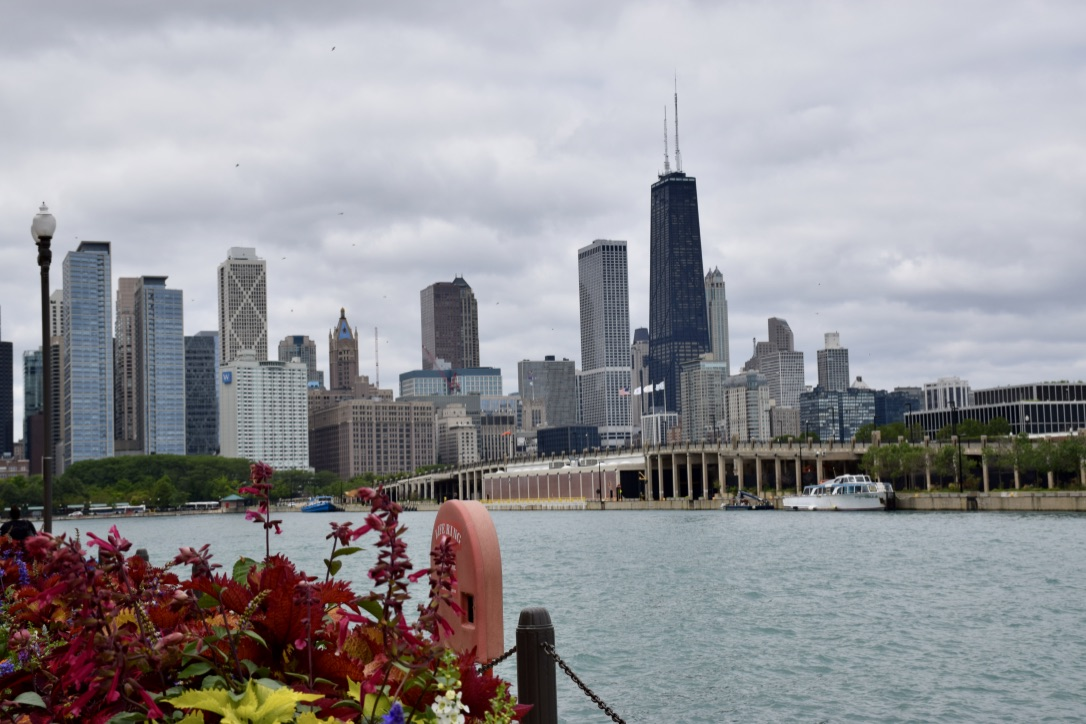
#> input picture python_basic/aaa.jpg, 1086 x 724 px
$ jupyter execute np_scipy_matplotlib.ipynb   (older library calls are emulated)
#> lines starting #> are read from the running program, lines starting #| are printed output that depends on the picture
[cell 1]
def quickSort(arr):
    if len(arr) <= 1:
        return arr
    pivot = arr[len(arr)//2]
    before = [x for x in arr if x < pivot]
    middle = [x for x in arr if x == pivot]
    after = [x for x in arr if x > pivot]
    return quickSort(before) + middle + quickSort(after)

Define a quickSort function

[cell 2]
A = [1,1,3,4,5,8,1,3,2,1,3,6,9]
print(A)

Use an ordinary array A to test the quickSort function

[cell 3]
B = quickSort(A)
print(B)

It seems that the quickSort function works well

[cell 4]
import numpy as np

[cell 5]
C = np.random.rand(50)
print(C)

Define a larger array C and use it to test the quickSort function

[cell 6]
D = quickSort(np.array(C))
print(np.array(D))

It seems that the quickSort function works for a larger array as well.

#### Testing data types of numbers

[cell 7]
x = 3
print(type(x)) # Prints "<class 'int'>"
print(x)       # Prints "3"
print(x + 1)   # Addition; prints "4"
print(x - 1)   # Subtraction; prints "2"
print(x * 2)   # Multiplication; prints "6"
print(x ** 2)  # Exponentiation; prints "9"
x += 1
print(x)  # Prints "4"
x *= 2
print(x)  # Prints "8"
y = 2.5
print(type(y)) # Prints "<class 'float'>"
print(y, y + 1, y * 2, y ** 2) # Prints "2.5 3.5 5.0 6.25"

##### Test booleans

[cell 8]
t = True
f = False
print(type(t)) # Prints "<class 'bool'>"
print(t and f) # Logical AND; prints "False"
print(t or f)  # Logical OR; prints "True"
print(not t)   # Logical NOT; prints "False"
print(t != f)  # Logical XOR; prints "True"

##### Test strings

[cell 9]
hello = 'hello'    # String literals can use single quotes
world = "world"    # or double quotes; it does not matter.
print(hello)       # Prints "hello"
print(len(hello))  # String length; prints "5"
hw = hello + ' ' + world  # String concatenation
print(hw)  # prints "hello world"
hw12 = '%s %s %d' % (hello, world, 12)  # sprintf style string formatting
print(hw12)  # prints "hello world 12"

##### Test string objects:

[cell 10]
s = "hello"
print(s.capitalize())  # Capitalize a string; prints "Hello"
print(s.upper())       # Convert a string to uppercase; prints "HELLO"
print(s.rjust(7))      # Right-justify a string, padding with spaces; prints "  hello"
print(s.center(7))     # Center a string, padding with spaces; prints " hello "
print(s.replace('l', '(ell)'))  # Replace all instances of one substring with another;
                                # prints "he(ell)(ell)o"
print('  world '.strip())  # Strip leading and trailing whitespace; prints "world"
print('   I loved Shaocong, Miranda.  '.strip())
print(s)

##### Testing list:

[cell 11]
xs = [3, 1, 2]    # Create a list
print(xs, xs[2])  # Prints "[3, 1, 2] 2"
print(xs[-1])     # Negative indices count from the end of the list; prints "2"
xs[2] = 'foo'     # Lists can contain elements of different types
print(xs)         # Prints "[3, 1, 'foo']"
xs.append('bar')  # Add a new element to the end of the list
print(xs)         # Prints "[3, 1, 'foo', 'bar']"
x = xs.pop()      # Remove and return the last element of the list
print(x, xs)      # Prints "bar [3, 1, 'foo']"

##### Testing sliding

[cell 12]
nums = list(range(5))     # range is a built-in function that creates a list of integers
print(nums)               # Prints "[0, 1, 2, 3, 4]"
print(nums[2:4])          # Get a slice from index 2 to 4 (exclusive); prints "[2, 3]"
print(nums[2:])           # Get a slice from index 2 to the end; prints "[2, 3, 4]"
print(nums[:2])           # Get a slice from the start to index 2 (exclusive); prints "[0, 1]"
print(nums[:])            # Get a slice of the whole list; prints "[0, 1, 2, 3, 4]"
print(nums[:-1])          # Slice indices can be negative; prints "[0, 1, 2, 3]"
nums[2:4] = [8, 9]        # Assign a new sublist to a slice
print(nums)               # Prints "[0, 1, 8, 9, 4]"

##### Testing loops:

[cell 13]
animals = ['cat', 'dog', 'monkey']
for animal in animals:
    print(animal)
# Prints "cat", "dog", "monkey", each on its own line.

[cell 14]
animals = ['cat', 'dog', 'monkey']
for idx, animal in enumerate(animals):
    print('#%d: %s' % (idx + 1, animal))

##### Creating lists:

[cell 15]
A = list(range(5))
print(A)
squ1 = []
for x in A:
    squ1.append(x**2)
print(squ1)
squ2 = [x**2 for x in A]
print(squ2)
print(squ1 == squ2)
print([x**2 for x in A if x%2])

##### Testing directories:

[cell 16]
d = {'cat': 'cute', 'dog': 'furry'}  # Create a new dictionary with some data
print(d)
print(d['cat'])       # Get an entry from a dictionary; prints "cute"
print('cat' in d)     # Check if a dictionary has a given key; prints "True"
d['fish'] = 'wet'     # Set an entry in a dictionary
print(d['fish'])      # Prints "wet"
# print(d['monkey'])  # KeyError: 'monkey' not a key of d
print(d.get('monkey', 'N/A'))  # Get an element with a default; prints "N/A"
print(d.get('fish', 'N/A'))    # Get an element with a default; prints "wet"
del d['fish']         # Remove an element from a dictionary
print(d.get('fish', 'N/A')) # "fish" is no longer a key; prints "N/A"

[cell 17]
d = {'person': 2, 'cat': 4, 'spider': 8}
for animal in d:
    legs = d[animal]
    print('A %s has %d legs' % (animal, legs))
# Prints "A person has 2 legs", "A cat has 4 legs", "A spider has 8 legs"
for items in d.items():
    print(items)
print(type(set(d.items())))

[cell 18]
d = {'person': 2, 'cat': 4, 'spider': 8}
for animal, legs in d.items():
    print('A %s has %d legs' % (animal, legs))
# Prints "A person has 2 legs", "A cat has 4 legs", "A spider has 8 legs"

[cell 19]
nums = [0, 1, 2, 3, 4]
even_num_to_square = {x: x ** 2 for x in nums if x % 2 == 0}
print(even_num_to_square)  # Prints "{0: 0, 2: 4, 4: 16}"

[cell 20]
animals = {'cat', 'dog'}
print('cat' in animals)   # Check if an element is in a set; prints "True"
print('fish' in animals)  # prints "False"
animals.add('fish')       # Add an element to a set
print('fish' in animals)  # Prints "True"
print(len(animals))       # Number of elements in a set; prints "3"
animals.add('cat')        # Adding an element that is already in the set does nothing
print(len(animals))       # Prints "3"
animals.remove('cat')     # Remove an element from a set
print(len(animals))       # Prints "2"

[cell 21]
print(enumerate(animals))
for idx,animal in enumerate(animals):
    print('#%d, %s' % (idx+1,animal))

[cell 22]
from math import sqrt
nums = {int(sqrt(x)) for x in range(30)}
print(nums)  # Prints "{0, 1, 2, 3, 4, 5}"
num_list = [int(sqrt(x)) for x in range(30)]
print(num_list)

##### Testing tuples:

[cell 23]
d = {(x, x + 1): x for x in range(10)}  # Create a dictionary with tuple keys
t = (5, 6)        # Create a tuple
print(type(t))    # Prints "<class 'tuple'>"
print(d[t])       # Prints "5"
print(d[(1, 2)])  # Prints "1"

#### Test functions:

[cell 24]
def sign(x):
    if x > 0:
        return 'positive'
    elif x < 0:
        return 'negative'
    else:
        return 'zero'

for x in [-1, 0, 1]:
    print(sign(x))
# Prints "negative", "zero", "positive"

[cell 25]
def hello(name, loud=False):
    if loud:
        print('HELLO, %s!' % name.upper())
    else:
        print('Hello, %s' % name)

hello('Bob') # Prints "Hello, Bob"
hello('Fred', loud=True)  # Prints "HELLO, FRED!"

#### Testing classes:

[cell 26]
class Greeter(object):

    # Constructor
    def __init__(self, name):
        self.name = name  # Create an instance variable

    # Instance method
    def greet(self, loud=False):
        if loud:
            print('HELLO, %s!' % self.name.upper())
        else:
            print('Hello, %s' % self.name)

g = Greeter('Fred')  # Construct an instance of the Greeter class
g.greet()            # Call an instance method; prints "Hello, Fred"
g.greet(loud=True)   # Call an instance method; prints "HELLO, FRED!"

### Numpy

Numpy is the core library for scientific computing in Python. It provides a high-performance multidimensional array object, and tools for working with these arrays. If you are already familiar with MATLAB, you might find this tutorial useful to get started with Numpy.

### Arrays

A numpy array is a grid of values, all of the same type, and is indexed by a tuple of nonnegative integers. The number of dimensions is the rank of the array; the shape of an array is a tuple of integers giving the size of the array along each dimension.

[cell 27]
import numpy as np

a = np.array([1, 2, 3])   # Create a rank 1 array
print(type(a))            # Prints "<class 'numpy.ndarray'>"
print(type(a.shape))           # Prints "(3,)"
print(a[0], a[1], a[2])   # Prints "1 2 3"
a[0] = 5                  # Change an element of the array
print(a)                  # Prints "[5, 2, 3]"

b = np.array([[1,2,3],[4,5,6]])    # Create a rank 2 array
print(b.shape)                     # Prints "(2, 3)"
print(b[0, 0], b[0, 1], b[1, 0])   # Prints "1 2 4"

[cell 28]
import numpy as np

a = np.zeros((3,2))   # Create an array of all zeros
print(a)              # Prints "[[ 0.  0.]
                      #          [ 0.  0.]]"

b = np.ones((1,2))    # Create an array of all ones
print(b)              # Prints "[[ 1.  1.]]"

c = np.full((2,2), 7)  # Create a constant array
print(c)               # Prints "[[ 7.  7.]
                       #          [ 7.  7.]]"

d = np.eye(2)         # Create a 2x2 identity matrix
print(d)              # Prints "[[ 1.  0.]
                      #          [ 0.  1.]]"

e = np.random.random((5,4))  # Create an array filled with random values
print(e)                     # Might print "[[ 0.91940167  0.08143941]
                             #               [ 0.68744134  0.87236687]]"

##### Slicing:
###### Similar to Python lists, numpy arrays can be sliced. Since arrays may be multidimensional, you must specify a slice for each dimension of the array:

[cell 29]
import numpy as np

# Create the following rank 2 array with shape (3, 4)
# [[ 1  2  3  4]
#  [ 5  6  7  8]
#  [ 9 10 11 12]]
a = np.array([[1,2,3,4], [5,6,7,8], [9,10,11,12]])
print(a)

# Use slicing to pull out the subarray consisting of the first 2 rows
# and columns 1 and 2; b is the following array of shape (2, 2):
# [[2 3]
#  [6 7]]
b = a[:2, 1:3]
print(b)

# A slice of an array is a view into the same data, so modifying it
# will modify the original array.
print(a[0][1])   # Prints "2"
b[0, 0] = 77     # b[0, 0] is the same piece of data as a[0, 1]
print(a[0, 1])   # Prints "77"

###### You can also mix integer indexing with slice indexing. However, doing so will yield an array of lower rank than the original array. Note that this is quite different from the way that MATLAB handles array slicing:

[cell 30]
import numpy as np

# Create the following rank 2 array with shape (3, 4)
# [[ 1  2  3  4]
#  [ 5  6  7  8]
#  [ 9 10 11 12]]
a = np.array([[1,2,3,4], [5,6,7,8], [9,10,11,12]])

# Two ways of accessing the data in the middle row of the array.
# Mixing integer indexing with slices yields an array of lower rank,
# while using only slices yields an array of the same rank as the
# original array:
row_r1 = a[1, :]    # Rank 1 view of the second row of a
row_r2 = a[1:2, :]  # Rank 2 view of the second row of a
print(row_r1, row_r1.shape)  # Prints "[5 6 7 8] (4,)"
print(row_r2, row_r2.shape)  # Prints "[[5 6 7 8]] (1, 4)"

# We can make the same distinction when accessing columns of an array:
col_r1 = a[:, 1]
col_r2 = a[:, 1:2]
print(col_r1, col_r1.shape)  # Prints "[ 2  6 10] (3,)"
print(col_r2, col_r2.shape)  # Prints "[[ 2]
                             #          [ 6]
                             #          [10]] (3, 1)"

##### Integer array indexing: When you index into numpy arrays using slicing, the resulting array view will always be a subarray of the original array. In contrast, integer array indexing allows you to construct arbitrary arrays using the data from another array. Here is an example:

[cell 31]
import numpy as np

a = np.array([[1,2], [3, 4], [5, 6]])
print(a.shape)

# An example of integer array indexing.
# The returned array will have shape (3,) and
print(a[[0, 1, 2], [0, 1, 0]])  # Prints "[1 4 5]"

# The above example of integer array indexing is equivalent to this:
print(np.array([a[0, 0], a[1, 1], a[2, 0]]))  # Prints "[1 4 5]"

# When using integer array indexing, you can reuse the same
# element from the source array:
print(a[[0, 0], [1, 1]])  # Prints "[2 2]"

# Equivalent to the previous integer array indexing example
print(np.array([a[0, 1], a[0, 1]]))  # Prints "[2 2]"

##### One useful trick with integer array indexing is selecting or mutating one element from each row of a matrix:

[cell 32]
import numpy as np

# Create a new array from which we will select elements
a = np.array([[1,2,3], [4,5,6], [7,8,9], [10, 11, 12]])

print(a)  # prints "array([[ 1,  2,  3],
          #                [ 4,  5,  6],
          #                [ 7,  8,  9],
          #                [10, 11, 12]])"

# Create an array of indices
b = np.array([0, 2, 0, 1])

# Select one element from each row of a using the indices in b
print(a[np.arange(4), b])  # Prints "[ 1  6  7 11]"

# Mutate one element from each row of a using the indices in b
a[np.arange(4), b] += 10

print(a)  # prints "array([[11,  2,  3],
          #                [ 4,  5, 16],
          #                [17,  8,  9],
          #                [10, 21, 12]])

### Boolean array indexing:
##### Boolean array indexing lets you pick out arbitrary elements of an array. Frequently this type of indexing is used to select the elements of an array that satisfy some condition. Here is an example:

[cell 33]
import numpy as np

a = np.array([[1,2], [3, 4], [5, 6]])

bool_idx = (a > 2)   # Find the elements of a that are bigger than 2;
                     # this returns a numpy array of Booleans of the same
                     # shape as a, where each slot of bool_idx tells
                     # whether that element of a is > 2.

print(bool_idx)      # Prints "[[False False]
                     #          [ True  True]
                     #          [ True  True]]"

# We use boolean array indexing to construct a rank 1 array
# consisting of the elements of a corresponding to the True values
# of bool_idx
print(a[bool_idx])  # Prints "[3 4 5 6]"

# We can do all of the above in a single concise statement:
print(a[a > 2])     # Prints "[3 4 5 6]"

### Datatypes

##### Every numpy array is a grid of elements of the same type. Numpy provides a large set of numeric datatypes that you can use to construct arrays. Numpy tries to guess a datatype when you create an array, but functions that construct arrays usually also include an optional argument to explicitly specify the datatype. Here is an example:

[cell 34]
import numpy as np

x = np.array([1, 2])   # Let numpy choose the datatype
print(x.dtype)         # Prints "int64"

x = np.array([1.0, 2.0])   # Let numpy choose the datatype
print(x.dtype)             # Prints "float64"

x = np.array([1, 2], dtype=np.int64)   # Force a particular datatype
print(x.dtype)                         # Prints "int64"

### Array math

##### Basic mathematical functions operate elementwise on arrays, and are available both as operator overloads and as functions in the numpy module:

[cell 35]
import numpy as np

x = np.array([[1,2],[3,4]], dtype=np.float64)
y = np.array([[5,6],[7,8]], dtype=np.float64)

print(x)
print(y)

# Elementwise sum; both produce the array
# [[ 6.0  8.0]
#  [10.0 12.0]]
print(x + y)
print(np.add(x, y))

# Elementwise difference; both produce the array
# [[-4.0 -4.0]
#  [-4.0 -4.0]]
print(x - y)
print(np.subtract(x, y))

# Elementwise product; both produce the array
# [[ 5.0 12.0]
#  [21.0 32.0]]
print(x * y)
print(np.multiply(x, y))

# Elementwise division; both produce the array
# [[ 0.2         0.33333333]
#  [ 0.42857143  0.5       ]]
print(x / y)
print(np.divide(x, y))

# Elementwise square root; produces the array
# [[ 1.          1.41421356]
#  [ 1.73205081  2.        ]]
print(np.sqrt(x))

##### Note that unlike MATLAB, * is elementwise multiplication, not matrix multiplication. We instead use the dot function to compute inner products of vectors, to multiply a vector by a matrix, and to multiply matrices. dot is available both as a function in the numpy module and as an instance method of array objects:

[cell 36]
import numpy as np

x = np.array([[1,2],[3,4]])
y = np.array([[5,6],[7,8]])

print('x=',x)
print('y=',y)

v = np.array([9,10])
w = np.array([11, 12])
print('v=',v)
print('w=',w)

# Inner product of vectors; both produce 219
print(v.dot(w))
print(np.dot(v, w))

# Matrix / vector product; both produce the rank 1 array [29 67]
print(x.dot(v))
print(np.dot(x, v))
print(v.dot(x))
print(v.transpose())

# Matrix / matrix product; both produce the rank 2 array
# [[19 22]
#  [43 50]]
print(x.dot(y))
print(np.dot(x, y))

##### Numpy provides many useful functions for performing computations on arrays; one of the most useful is sum:

[cell 37]
import numpy as np

x = np.array([[1,2],[3,4]])
print('x=',x)

print(np.sum(x))  # Compute sum of all elements; prints "10"
print(np.sum(x, axis=0))  # Compute sum of each column; prints "[4 6]"
print(np.sum(x, axis=1))  # Compute sum of each row; prints "[3 7]"

##### Apart from computing mathematical functions using arrays, we frequently need to reshape or otherwise manipulate data in arrays. The simplest example of this type of operation is transposing a matrix; to transpose a matrix, simply use the T attribute of an array object:

[cell 38]
import numpy as np

x = np.array([[1,2], [3,4]])
print(x)    # Prints "[[1 2]
            #          [3 4]]"
print(x.T)  # Prints "[[1 3]
            #          [2 4]]"

print(x.transpose())

# Note that taking the transpose of a rank 1 array does nothing:
v = np.array([1,2,3])
print(v)    # Prints "[1 2 3]"
print(v.T)  # Prints "[1 2 3]"

### Broadcasting

##### Broadcasting is a powerful mechanism that allows numpy to work with arrays of different shapes when performing arithmetic operations. Frequently we have a smaller array and a larger array, and we want to use the smaller array multiple times to perform some operation on the larger array.

###### For example, suppose that we want to add a constant vector to each row of a matrix. We could do it like this:

[cell 39]
import numpy as np

# We will add the vector v to each row of the matrix x,
# storing the result in the matrix y
x = np.array([[1,2,3], [4,5,6], [7,8,9], [10, 11, 12]])
v = np.array([1, 0, 1])
y = np.empty_like(x)   # Create an empty matrix with the same shape as x
print('x=',x)
print('v=',v)
print('y=',y)

# Add the vector v to each row of the matrix x with an explicit loop
for i in range(4):
    y[i, :] = x[i, :] + v

# Now y is the following
# [[ 2  2  4]
#  [ 5  5  7]
#  [ 8  8 10]
#  [11 11 13]]
print(y)
print(x)

##### This works; however when the matrix x is very large, computing an explicit loop in Python could be slow. Note that adding the vector v to each row of the matrix x is equivalent to forming a matrix vv by stacking multiple copies of v vertically, then performing elementwise summation of x and vv. We could implement this approach like this:

[cell 40]
import numpy as np

# We will add the vector v to each row of the matrix x,
# storing the result in the matrix y
x = np.array([[1,2,3], [4,5,6], [7,8,9], [10, 11, 12]])
v = np.array([1, 0, 1])
vv = np.tile(v, (4,1))   # Stack 4 copies of v on top of each other
print(vv)                 # Prints "[[1 0 1]
                          #          [1 0 1]
                          #          [1 0 1]
                          #          [1 0 1]]"
y = x + vv  # Add x and vv elementwise
print(y)  # Prints "[[ 2  2  4
          #          [ 5  5  7]
          #          [ 8  8 10]
          #          [11 11 13]]"

##### Numpy broadcasting allows us to perform this computation without actually creating multiple copies of v. Consider this version, using broadcasting:

[cell 41]
import numpy as np

# We will add the vector v to each row of the matrix x,
# storing the result in the matrix y
x = np.array([[1,2,3], [4,5,6], [7,8,9], [10, 11, 12]])
v = np.array([1, 0, 1])
u = np.array([[1],[2],[3],[4]])
y = x + v  # Add v to each row of x using broadcasting
print(y)  # Prints "[[ 2  2  4]
          #          [ 5  5  7]
          #          [ 8  8 10]
          #          [11 11 13]]"
z = x + np.tile(u,3)
print(z)
w = x + u
print(w)

[cell 42]
import numpy as np

# Compute outer product of vectors
v = np.array([1,2,3])  # v has shape (3,)
w = np.array([4,5])    # w has shape (2,)
# To compute an outer product, we first reshape v to be a column
# vector of shape (3, 1); we can then broadcast it against w to yield
# an output of shape (3, 2), which is the outer product of v and w:
# [[ 4  5]
#  [ 8 10]
#  [12 15]]
print(np.reshape(v, (3, 1)) * w)
print(np.reshape(v,(3, 1)))
print(np.tile(v,(3, 1)))
print(np.dot(np.reshape(v,(3,1)),np.reshape(w,(1,2))))

print("Hyojung")

# Add a vector to each row of a matrix
x = np.array([[1,2,3], [4,5,6]])
print('x=',x)
# x has shape (2, 3) and v has shape (3,) so they broadcast to (2, 3),
# giving the following matrix:
# [[2 4 6]
#  [5 7 9]]
print(x + v)

# Add a vector to each column of a matrix
# x has shape (2, 3) and w has shape (2,).
# If we transpose x then it has shape (3, 2) and can be broadcast
# against w to yield a result of shape (3, 2); transposing this result
# yields the final result of shape (2, 3) which is the matrix x with
# the vector w added to each column. Gives the following matrix:
# [[ 5  6  7]
#  [ 9 10 11]]
print((x.T + w).T)
# Another solution is to reshape w to be a column vector of shape (2, 1);
# we can then broadcast it directly against x to produce the same
# output.
print(x + np.reshape(w, (2, 1)))

# Multiply a matrix by a constant:
# x has shape (2, 3). Numpy treats scalars as arrays of shape ();
# these can be broadcast together to shape (2, 3), producing the
# following array:
# [[ 2  4  6]
#  [ 8 10 12]]
print(x * 2)

### Image operations

##### SciPy provides some basic functions to work with images. For example, it has functions to read images from disk into numpy arrays, to write numpy arrays to disk as images, and to resize images. Here is a simple example that showcases these functions:

[cell 43]
import matplotlib
import numpy as np
import matplotlib.pyplot as plt

[cell 44]
from scipy.misc import imread, imsave, imresize, imshow
from scipy import ndimage

# Read an JPEG image into a numpy array
img = imread('aaa.jpg')
#> img is the input picture: shape (724, 1086, 3); mean R, G, B 148.2, 147.8, 152.2
print(img.dtype, img.shape)  # Prints "uint8 (400, 248, 3)"
#| uint8 (724, 1086, 3)

# We can tint the image by scaling each of the color channels
# by a different scalar constant. The image has shape (400, 248, 3);
# we multiply it by the array [1, 0.95, 0.9] of shape (3,);
# numpy broadcasting means that this leaves the red channel unchanged,
# and multiplies the green and blue channels by 0.95 and 0.9
# respectively.
img_tinted = img * [1, 0.95, 0.9]
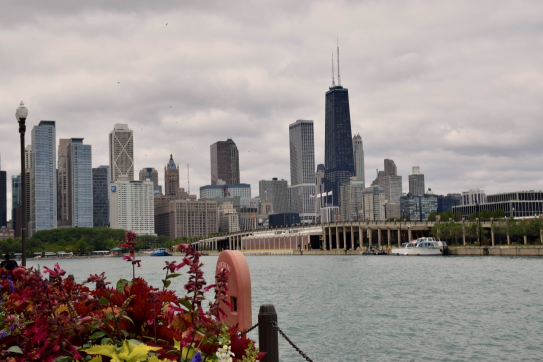
#> img_tinted: shape (724, 1086, 3) float64 (shown at 1/2 size); mean R, G, B 148.2, 140.4, 137

fig,ax = plt.subplots(2,2,figsize=(12,12))

ax[0][0].imshow(img)
ax[0][1].imshow(img_tinted,cmap=plt.cm.gray, vmin=30, vmax=200)

# Resize the tinted image to be 300 by 300 pixels.
img_tinted = imresize(img_tinted, (300, 300))
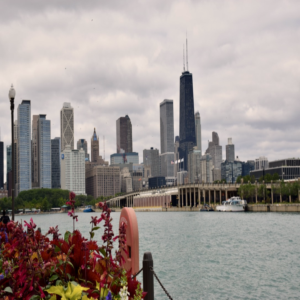
#> img_tinted: shape (300, 300, 3); mean R, G, B 156.2, 147.8, 144.4
ax[1][0].imshow(img_tinted)
filted = ndimage.gaussian_filter(img_tinted, sigma=3)
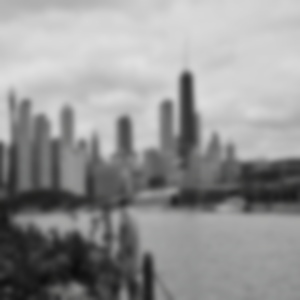
#> filted: shape (300, 300, 3); mean R, G, B 148.1, 147.9, 147.9
ax[1][1].imshow(filted)

# Write the tinted image back to disk
imsave('aaa_tinted.jpg', img_tinted)
plt.show()
#> (the rest of the program and of its run is left out)
